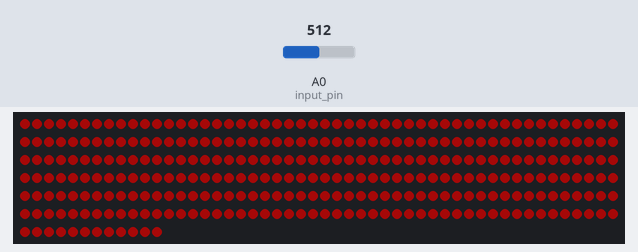
Simulated run of this sketch. Board: Arduino Uno, built with avr-gcc and run on an emulated ATmega328P. On the bench: 312 RGB LEDs in strip order, left to right, continuing on the next row. The test bench sets the inputs (shaded band); at power-on: A0 (input_pin) = 512. Dim RGB values are drawn brighter than linear.

Above: at 0.6 s.

The sketch:

LED_Table.ino
```cpp
#include <fix_fft.h>
#include <LPD8806.h> //Library for interfacing with LED strips
#include <SPI.h>
#include <avr/pgmspace.h>

//Ying Cai
//December 2011
//Last updated January 2013
//Controls the LED Table

LPD8806 strip = LPD8806(312);
//Initialize a strip of 312 lights

const int input_pin=0; //Input on Pin A0

unsigned long lastSample; //time in microseconds at which the last sample was collected

unsigned int theta; //theta refers to an angle on the color wheel.
const float pi = 3.14159;

uint32_t bg;
uint32_t fg;

const int SAMPLE_SIZE=128;
const int GAIN=2; //ADC value gets divided by this.
const int LPF=3; //Number of samples to average per buffer entry. Narrows dynamic range while minimizing aliasing.
int avg=0;

char reals[SAMPLE_SIZE];
char imags[SAMPLE_SIZE];
int buffer_index=0;
bool FFTmode = 0; //perform FFT on buffers if true. populate buffer otherwise
unsigned long time;


int heights[12]; //each element of this array corresponds to one column on the table

unsigned long int loudness = 0;

void setup() {
//Not much to do here, just tell the strip to wake up.
  strip.begin();
  strip.show();
}

void loop(){
  //Perform FFT mode
  if(FFTmode){
    //perform FFT, output data to table
    strip.show();

    setHeights();
    setColors();
    setEverything(bg, fg);
    FFTmode=0;
    theta=(theta+1)%3000;
  }
  //Populate buffer mode
  else{
    if(buffer_index==SAMPLE_SIZE){
      buffer_index=0;
      FFTmode=1;
    }
    else{
      reals[buffer_index] = (analogRead(input_pin)-512)/1.5; //may need to muck around with low-level registers for faster ADC conversion
      imags[buffer_index]= 0;
      buffer_index++;
    }
  }
}

void setHeights(){
  //Calculates the FFT and populates the heights[] array.

  fix_fft(reals, imags, 7, 0);

  for(int i=0;i<SAMPLE_SIZE/2;i++){
  //takes the magnitude of the FFT's output, for the sake of visualization
    reals[i]=sqrt(reals[i]*reals[i] + imags[i]*imags[i]);
  }

  int freqsPerColumn = SAMPLE_SIZE/64; //divide first half of reals[] into 32 groups, use the first 12

  loudness = 0;

  for(int i=0; i<12;i++){
    heights[i]/=2;
    for(int j=0;j<freqsPerColumn;j++){
      heights[i] += reals[i*freqsPerColumn + j + 3]/2;
    }
    loudness += heights[i];
  }

}

uint32_t getColorFromTheta(int theta){
  //Takes a theta between 0 and 300 and returns a strip.Color
  if (theta<1000){
    return strip.Color((1000-theta)/50+1, theta/50+1, 1);
  }
  else if (theta<2000){
    return strip.Color(1, (2000-theta)/50+1, (theta-1000)/50+1);
  }
  else if (theta<3000){
    return strip.Color((theta-2000)/50+1, 1, (3000-theta)/50+1);
  }
}

void setColors(){
   fg = getColorFromTheta((theta+(loudness*5)+1500)%3000);
   bg = getColorFromTheta((theta+(loudness*5))%3000);
}

void setEverything(uint32_t bg, uint32_t fg){
//setEverything binds colors to LEDs, sweeping through the LED matrix horizontally. This can be thought of as the outer loop of a nested
//loop that iterates through a 2-dimensional array.
  int c;
  for(c=0; c<12;c++){
    setColumn(c, heights[c], bg, fg);
  }
}

void setColumn(int column, int height, uint32_t bg, uint32_t fg) {
//setColumn binds colors to LEDs, sweeping through a single given column. This can be thought of as the inner loop of a nested loop that
//iterates through a 2-dimensional array.
//every other column needs to be inverted because the LEDs consist of a single strip that snakes up and down across the table.
  int i=0;
    while(i<height && i<26){
      if(!(column%2)){
        strip.setPixelColor((26*column+i), fg);
      }
      else{
        strip.setPixelColor((26*column+25-i), fg);
      }
      i++;
    }
    while(i<26){
      if(!(column%2)){
        strip.setPixelColor((26*column+i), bg);
      }
      else{
        strip.setPixelColor((26*column+25-i), bg);
      }
      i++;
    }
}
```
